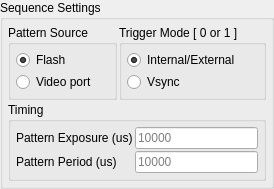
                     <widget class="QGroupBox" name="groupBox_PatSeqSourceAndTrigSel">
                      <property name="title">
                       <string>Sequence Settings</string>
                      </property>
                      <layout class="QVBoxLayout" name="verticalLayout_19">
                       <property name="spacing">
                        <number>2</number>
                       </property>
                       <property name="leftMargin">
                        <number>5</number>
                       </property>
                       <property name="topMargin">
                        <number>5</number>
                       </property>
                       <property name="rightMargin">
                        <number>5</number>
                       </property>
                       <property name="bottomMargin">
                        <number>5</number>
                       </property>
                       <item>
                        <layout class="QHBoxLayout" name="horizontalLayout_23">
                         <property name="sizeConstraint">
                          <enum>QLayout::SetMinimumSize</enum>
                         </property>
                         <item>
                          <widget class="QGroupBox" name="groupBox_PatSeqPatSrc">
                           <property name="sizePolicy">
                            <sizepolicy hsizetype="Minimum" vsizetype="Minimum">
                             <horstretch>0</horstretch>
                             <verstretch>0</verstretch>
                            </sizepolicy>
                           </property>
                           <property name="title">
                            <string>Pattern Source</string>
                           </property>
                           <layout class="QGridLayout" name="gridLayout_16">
                            <property name="leftMargin">
                             <number>5</number>
                            </property>
                            <property name="topMargin">
                             <number>5</number>
                            </property>
                            <property name="rightMargin">
                             <number>5</number>
                            </property>
                            <property name="bottomMargin">
                             <number>5</number>
                            </property>
                            <property name="spacing">
                             <number>2</number>
                            </property>
                            <item row="0" column="0">
                             <widget class="QRadioButton" name="radioButton_PatSeqSrcFrmFlash">
                              <property name="text">
                               <string>Flash</string>
                              </property>
                              <property name="checked">
                               <bool>true</bool>
                              </property>
                             </widget>
                            </item>
                            <item row="1" column="0">
                             <widget class="QRadioButton" name="radioButton_PatSeqSrcFrmVideoPort">
                              <property name="text">
                               <string>Video port</string>
                              </property>
                             </widget>
                            </item>
                           </layout>
                          </widget>
                         </item>
                         <item>
                          <widget class="QGroupBox" name="groupBox_PatSeqTrigMode">
                           <property name="sizePolicy">
                            <sizepolicy hsizetype="Minimum" vsizetype="Minimum">
                             <horstretch>0</horstretch>
                             <verstretch>0</verstretch>
                            </sizepolicy>
                           </property>
                           <property name="title">
                            <string>Trigger Mode [ 0 or 1 ]</string>
                           </property>
                           <layout class="QVBoxLayout" name="verticalLayout">
                            <property name="spacing">
                             <number>2</number>
                            </property>
                            <property name="leftMargin">
                             <number>5</number>
                            </property>
                            <property name="topMargin">
                             <number>5</number>
                            </property>
                            <property name="rightMargin">
                             <number>5</number>
                            </property>
                            <property name="bottomMargin">
                             <number>5</number>
                            </property>
                            <item>
                             <widget class="QRadioButton" name="radioButton_PatSeqTrigTypeIntExt">
                              <property name="text">
                               <string>Internal/External</string>
                              </property>
                              <property name="checked">
                               <bool>true</bool>
                              </property>
                              <property name="autoExclusive">
                               <bool>true</bool>
                              </property>
                             </widget>
                            </item>
                            <item>
                             <widget class="QRadioButton" name="radioButton_PatSeqTrigTypeVSync">
                              <property name="text">
                               <string>Vsync</string>
                              </property>
                              <property name="autoExclusive">
                               <bool>true</bool>
                              </property>
                             </widget>
                            </item>
                           </layout>
                          </widget>
                         </item>
                        </layout>
                       </item>
                       <item>
                        <layout class="QVBoxLayout" name="verticalLayout_44">
                         <item>
                          <widget class="QGroupBox" name="groupBox_PatSeqPatDispTiming">
                           <property name="sizePolicy">
                            <sizepolicy hsizetype="Minimum" vsizetype="Minimum">
                             <horstretch>0</horstretch>
                             <verstretch>0</verstretch>
                            </sizepolicy>
                           </property>
                           <property name="title">
                            <string>Timing</string>
                           </property>
                           <layout class="QFormLayout" name="formLayout_4">
                            <property name="fieldGrowthPolicy">
                             <enum>QFormLayout::AllNonFixedFieldsGrow</enum>
                            </property>
                            <property name="horizontalSpacing">
                             <number>2</number>
                            </property>
                            <property name="verticalSpacing">
                             <number>2</number>
                            </property>
                            <property name="leftMargin">
                             <number>5</number>
                            </property>
                            <property name="topMargin">
                             <number>5</number>
                            </property>
                            <property name="rightMargin">
                             <number>5</number>
                            </property>
                            <property name="bottomMargin">
                             <number>5</number>
                            </property>
                            <item row="1" column="0">
                             <widget class="QLabel" name="label_PatSeqPatPeriod">
                              <property name="text">
                               <string>Pattern Period (us)</string>
                              </property>
                             </widget>
                            </item>
                            <item row="1" column="1">
                             <widget class="QLineEdit" name="lineEdit_PatSeqPatPeriod">
                              <property name="sizePolicy">
                               <sizepolicy hsizetype="Minimum" vsizetype="Fixed">
                                <horstretch>0</horstretch>
                                <verstretch>0</verstretch>
                               </sizepolicy>
                              </property>
                              <property name="placeholderText">
                               <string>10000</string>
                              </property>
                             </widget>
                            </item>
                            <item row="0" column="0">
                             <widget class="QLabel" name="label_PatSeqPatExpTime">
                              <property name="text">
                               <string>Pattern Exposure (us)</string>
                              </property>
                             </widget>
                            </item>
                            <item row="0" column="1">
                             <widget class="QLineEdit" name="lineEdit_PatSeqPatExpTime">
                              <property name="sizePolicy">
                               <sizepolicy hsizetype="Minimum" vsizetype="Fixed">
                                <horstretch>0</horstretch>
                                <verstretch>0</verstretch>
                               </sizepolicy>
                              </property>
                              <property name="placeholderText">
                               <string>10000</string>
                              </property>
                             </widget>
                            </item>
                           </layout>
                          </widget>
                         </item>
                        </layout>
                       </item>
                      </layout>
                     </widget>
